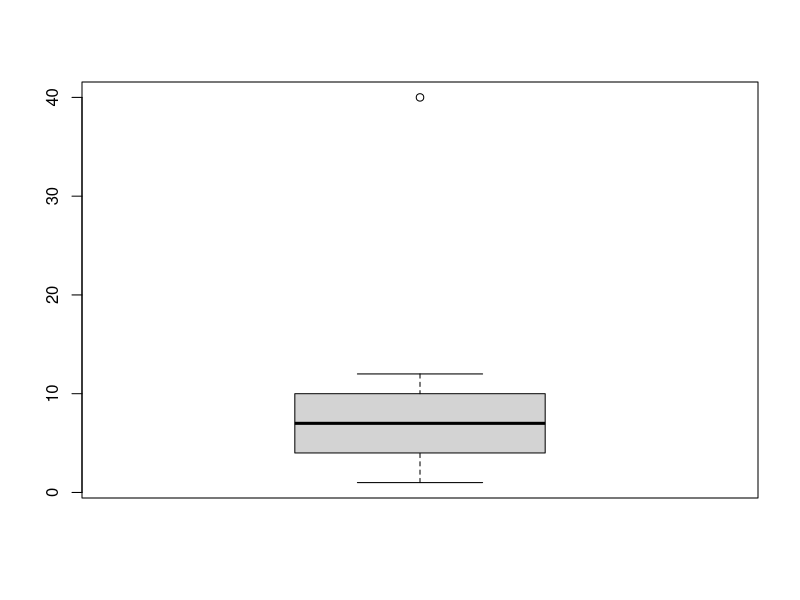
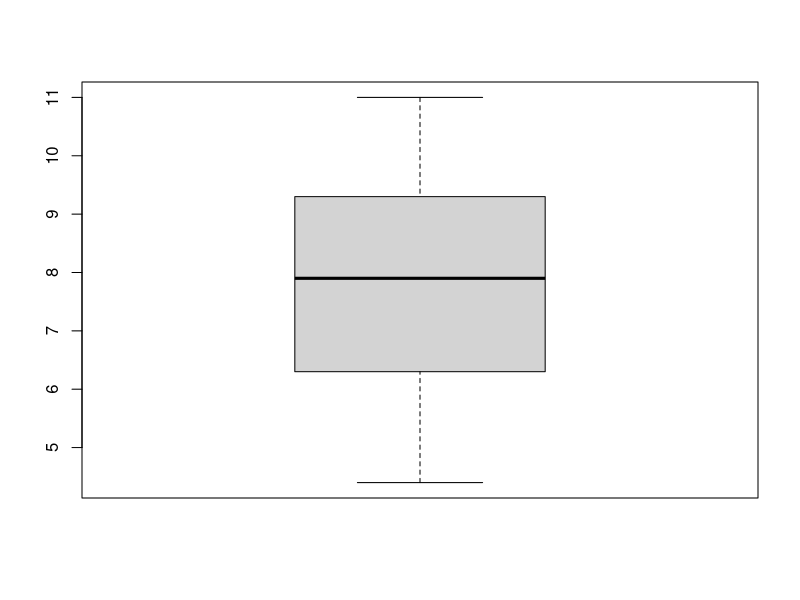
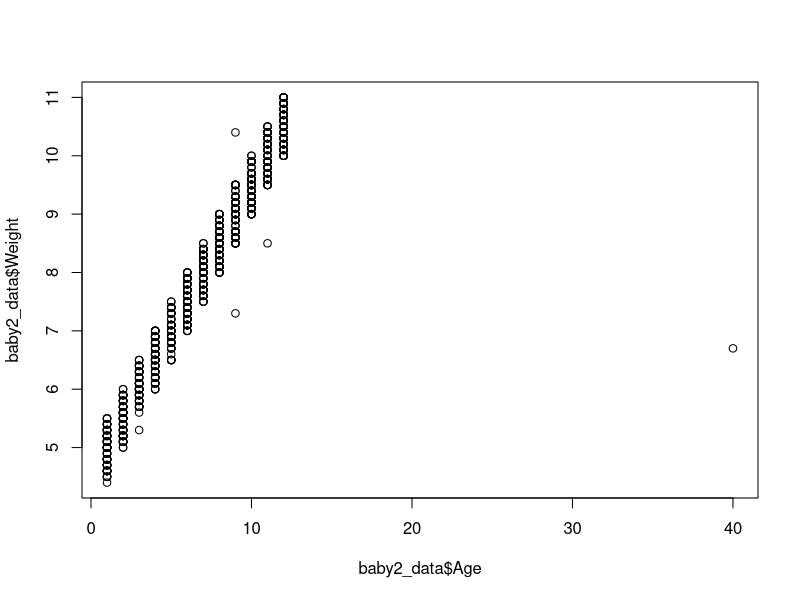

R code for these plots, in order:
# ==========================================================
# Purpose: RScript for BA1 Week 2 class.
# Author:  Neumann Chew
# DOC:     20-08-2017
#===========================================================

# Set a working directory to store all the related datasets and files for a specific project.
# Correction: Use / instead of \ as the separator.
setwd("D:/Dropbox/Schools/NBS/BC2406 Analytics 1/BC2406 2017/Wk 2")

# Import a data file and store as R object baby2_data in R.
# Correction: add .csv to the filename.
baby2_data <- read.csv("baby2.csv")

# Summary() is a very helpful function to quickly get summary stats of all variables in dataset.
summary(baby2_data)
## Weight has a missing value.
## Max Age = 40 months seems wierd. Is it an outlier or normal?

# Boxplot to visualize distribution and detect outliers (if any).
boxplot(baby2_data$Age)
## Shows an outlier in Age.


boxplot(baby2_data$Weight)
## No outliers.
    
    
# Calculate the average weight of all babies.
# weight = 7.06 is the weight in baby1, not baby2, Wrong ans.
# Use dataset$variable syntax as there are two datasets with similar variable names, in the same R workspace.
# Exclude Missing Value in calculation.
# Can use T or TRUE in na.rm
mean(baby2_data$Weight, na.rm = T)
## 7.788088

summary(baby2_data)

# Calculate the std dev of all variables in the dataset.
sapply(baby2_data, sd, na.rm = T)


# Calculate the correlation between age and weight.
cor(baby2_data$Age, baby2_data$Weight, use = "complete.obs")


# Scatterplot with x-axis = age, y-axis = weight.
plot(x = baby2_data$Age, y = baby2_data$Weight)


# Q: Is there a better and faster way to get summary statistics
#    of all the variables in the dataset, instead of one variable at a time?
## Yes. Use summary() or sapply(),
## or find suitable user contributed packages such as stat.desc() in Package pastecs
summary(baby2_data)
sapply(baby2_data, sd, na.rm = T)


